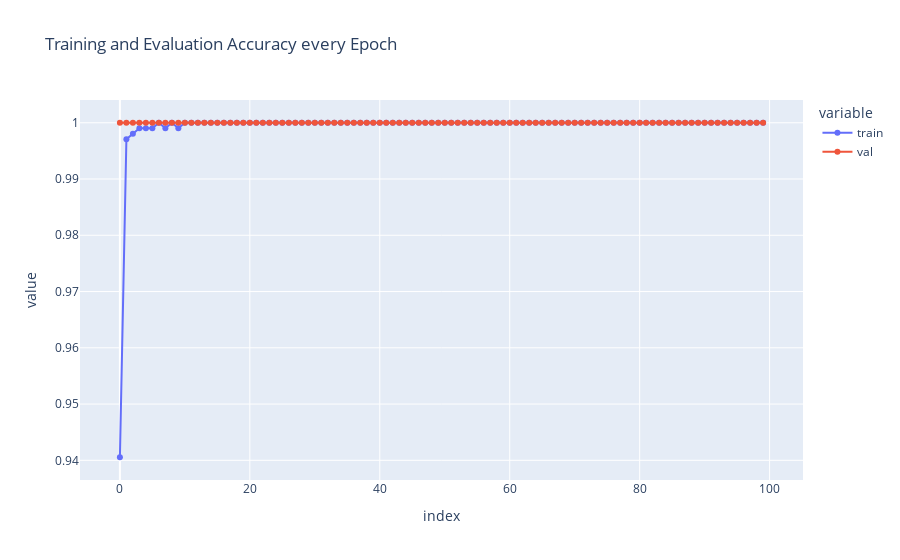

Notebook code cell kept with this figure:
### Code cell
from plotly.offline import iplot, init_notebook_mode
import plotly.express as px

init_notebook_mode(connected=True)

acc = pd.DataFrame({'train': history.history['acc'], 'val': history.history['val_acc']})

fig = px.line(acc, x=acc.index, y=acc.columns[0::], title='Training and Evaluation Accuracy every Epoch', markers=True)
fig.show()

### Figure 1 — Plotly figure (JSON) as saved in the notebook; plotly's stock layout.template omitted (floating-point values rounded to 4 significant figures)
{"data": [{"hovertemplate": "variable=train<br>index=%{x}<br>value=%{y}<extra></extra>", "legendgroup": "train", "line": {"color": "#636efa", "dash": "solid"}, "marker": {"symbol": "circle"}, "mode": "markers+lines", "name": "train", "orientation": "v", "showlegend": true, "type": "scatter", "x": [0, 1, 2, 3, 4, 5, 6, 7, 8, 9, 10, 11, 12, 13, 14, 15, 16, 17, 18, 19, 20, 21, 22, 23, 24, 25, 26, 27, 28, 29, 30, 31, 32, 33, 34, 35, 36, 37, 38, 39, 40, 41, 42, 43, 44, 45, 46, 47, 48, 49, 50, 51, 52, 53, 54, 55, 56, 57, 58, 59, 60, 61, 62, 63, 64, 65, 66, 67, 68, 69, 70, 71, 72, 73, 74, 75, 76, 77, 78, 79, 80, 81, 82, 83, 84, 85, 86, 87, 88, 89, 90, 91, 92, 93, 94, 95, 96, 97, 98, 99], "xaxis": "x", "y": [0.9405, 0.9971, 0.9981, 0.999, 0.999, 0.999, 1.0, 0.999, 1.0, 0.999, 1.0, 1.0, 1.0, 1.0, 1.0, 1.0, 1.0, 1.0, 1.0, 1.0, 1.0, 1.0, 1.0, 1.0, 1.0, 1.0, 1.0, 1.0, 1.0, 1.0, 1.0, 1.0, 1.0, 1.0, 1.0, 1.0, 1.0, 1.0, 1.0, 1.0, 1.0, 1.0, 1.0, 1.0, 1.0, 1.0, 1.0, 1.0, 1.0, 1.0, 1.0, 1.0, 1.0, 1.0, 1.0, 1.0, 1.0, 1.0, 1.0, 1.0, 1.0, 1.0, 1.0, 1.0, 1.0, 1.0, 1.0, 1.0, 1.0, 1.0, 1.0, 1.0, 1.0, 1.0, 1.0, 1.0, 1.0, 1.0, 1.0, 1.0, 1.0, 1.0, 1.0, 1.0, 1.0, 1.0, 1.0, 1.0, 1.0, 1.0, 1.0, 1.0, 1.0, 1.0, 1.0, 1.0, 1.0, 1.0, 1.0, 1.0], "yaxis": "y"}, {"hovertemplate": "variable=val<br>index=%{x}<br>value=%{y}<extra></extra>", "legendgroup": "val", "line": {"color": "#EF553B", "dash": "solid"}, "marker": {"symbol": "circle"}, "mode": "markers+lines", "name": "val", "orientation": "v", "showlegend": true, "type": "scatter", "x": [0, 1, 2, 3, 4, 5, 6, 7, 8, 9, 10, 11, 12, 13, 14, 15, 16, 17, 18, 19, 20, 21, 22, 23, 24, 25, 26, 27, 28, 29, 30, 31, 32, 33, 34, 35, 36, 37, 38, 39, 40, 41, 42, 43, 44, 45, 46, 47, 48, 49, 50, 51, 52, 53, 54, 55, 56, 57, 58, 59, 60, 61, 62, 63, 64, 65, 66, 67, 68, 69, 70, 71, 72, 73, 74, 75, 76, 77, 78, 79, 80, 81, 82, 83, 84, 85, 86, 87, 88, 89, 90, 91, 92, 93, 94, 95, 96, 97, 98, 99], "xaxis": "x", "y": [1.0, 1.0, 1.0, 1.0, 1.0, 1.0, 1.0, 1.0, 1.0, 1.0, 1.0, 1.0, 1.0, 1.0, 1.0, 1.0, 1.0, 1.0, 1.0, 1.0, 1.0, 1.0, 1.0, 1.0, 1.0, 1.0, 1.0, 1.0, 1.0, 1.0, 1.0, 1.0, 1.0, 1.0, 1.0, 1.0, 1.0, 1.0, 1.0, 1.0, 1.0, 1.0, 1.0, 1.0, 1.0, 1.0, 1.0, 1.0, 1.0, 1.0, 1.0, 1.0, 1.0, 1.0, 1.0, 1.0, 1.0, 1.0, 1.0, 1.0, 1.0, 1.0, 1.0, 1.0, 1.0, 1.0, 1.0, 1.0, 1.0, 1.0, 1.0, 1.0, 1.0, 1.0, 1.0, 1.0, 1.0, 1.0, 1.0, 1.0, 1.0, 1.0, 1.0, 1.0, 1.0, 1.0, 1.0, 1.0, 1.0, 1.0, 1.0, 1.0, 1.0, 1.0, 1.0, 1.0, 1.0, 1.0, 1.0, 1.0], "yaxis": "y"}], "layout": {"legend": {"title": {"text": "variable"}, "tracegroupgap": 0}, "title": {"text": "Training and Evaluation Accuracy every Epoch"}, "xaxis": {"anchor": "y", "domain": [0.0, 1.0], "title": {"text": "index"}}, "yaxis": {"anchor": "x", "domain": [0.0, 1.0], "title": {"text": "value"}}}}
